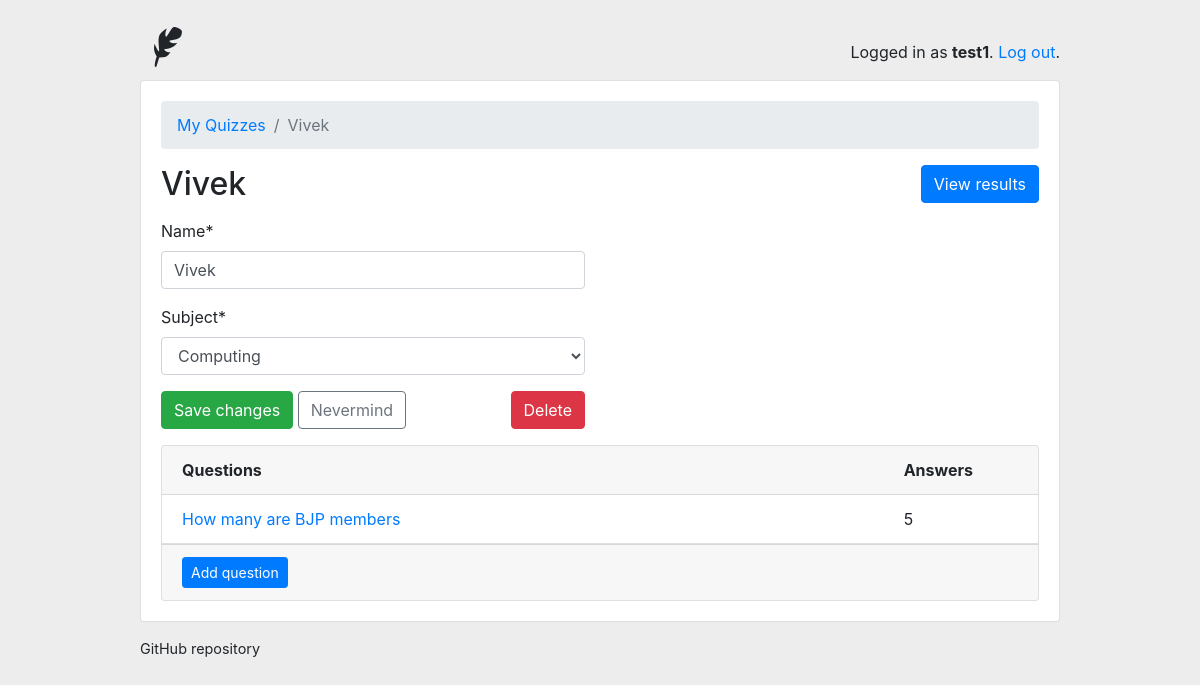
Page /teachers/quiz/1/ (signed in) on the committed database.
### classroom/models.py (models this page shows, shortened)
class User(AbstractUser):
    is_student = models.BooleanField(default=False)
    is_teacher = models.BooleanField(default=False)

class Quiz(models.Model):
    owner = models.ForeignKey(User, on_delete=models.CASCADE, related_name='quizzes')
    name = models.CharField(max_length=255)
    subject = models.ForeignKey(Subject, on_delete=models.CASCADE, related_name='quizzes')

class Subject(models.Model):
    name = models.CharField(max_length=30)
    color = models.CharField(max_length=7, default='#007bff')
    def __str__(self):
        return self.name

class Question(models.Model):
    quiz = models.ForeignKey(Quiz, on_delete=models.CASCADE, related_name='questions')
    text = models.CharField('Question', max_length=255)

### classroom/views/teachers.py (the view, shortened to what this page needs)
# urls.py: path('quiz/<int:pk>/', teachers.QuizUpdateView.as_view(), name='quiz_change'),
@method_decorator([login_required, teacher_required], name='dispatch')
class QuizUpdateView(UpdateView):
    model = Quiz
    fields = ('name', 'subject', )
    context_object_name = 'quiz'
    template_name = 'classroom/teachers/quiz_change_form.html'
    def get_context_data(self, **kwargs):
        kwargs['questions'] = self.get_object().questions.annotate(answers_count=Count('answers'))
        return super().get_context_data(**kwargs)
    def get_queryset(self):
        return self.request.user.quizzes.all()

### classroom/templates/classroom/teachers/quiz_change_form.html (shortened to what this page needs)
{% extends 'base.html' %}
{% load crispy_forms_tags %}
{% block content %}
  <nav aria-label="breadcrumb">
    <ol class="breadcrumb">
      <li class="breadcrumb-item"><a href="{% url 'teachers:quiz_change_list' %}">My Quizzes</a></li>
      <li class="breadcrumb-item active" aria-current="page">{{ quiz.name }}</li>
    </ol>
  </nav>
  <h2 class="mb-3">
    {{ quiz.name }}
    <a href="{% url 'teachers:quiz_results' quiz.pk %}" class="btn btn-primary float-right">View results</a>
  </h2>
  <div class="row mb-3">
    <div class="col-md-6 col-sm-8 col-12">
      <form method="post" novalidate>
        {{ form|crispy }}
        <button type="submit" class="btn btn-success">Save changes</button>
        <a href="{% url 'teachers:quiz_change_list' %}" class="btn btn-outline-secondary" role="button">Nevermind</a>
        <a href="{% url 'teachers:quiz_delete' quiz.pk %}" class="btn btn-danger float-right">Delete</a>
      </form>
    </div>
  </div>
  <div class="card">
    <div class="card-header">
      <div class="row">
        <div class="col-10">
          <strong>Questions</strong>
        </div>
        <div class="col-2">
          <strong>Answers</strong>
        </div>
      </div>
    </div>
    <div class="list-group list-group-flush list-group-formset">
      {% for question in questions %}
        <div class="list-group-item">
          <div class="row">
            <div class="col-10">
              <a href="{% url 'teachers:question_change' quiz.pk question.pk %}">{{ question.text }}</a>
            </div>
            <div class="col-2">
              {{ question.answers_count }}
            </div>
          </div>
        </div>
      {% empty %}
        <div class="list-group-item text-center">
          <p class="text-muted font-italic mb-0">You haven't created any questions yet. Go ahead and <a href="{% url 'teachers:question_add' quiz.pk %}">add the first question</a>.</p>
        </div>
      {% endfor %}
    </div>
    <div class="card-footer">
      <a href="{% url 'teachers:question_add' quiz.pk %}" class="btn btn-primary btn-sm">Add question</a>
    </div>
  </div>
{% endblock %}

### templates/base.html (shortened to what this page needs)
{% load static %}<!doctype html>
<html lang="en">
  <head>
    <link rel="stylesheet" href="https://maxcdn.bootstrapcdn.com/bootstrap/4.0.0/css/bootstrap.min.css">
    <link rel="stylesheet" type="text/css" href="{% static 'vendor/fontello-2f186091/css/fontello.css' %}">
    <link rel="stylesheet" type="text/css" href="{% static 'css/app.css' %}">
    {% if user.is_authenticated and user.is_teacher %}
      <link rel="stylesheet" type="text/css" href="{% static 'css/teachers.css' %}">
    {% else %}
      <link rel="stylesheet" type="text/css" href="{% static 'css/students.css' %}">
    {% endif %}
  </head>
    <div class="container my-4">
      <div class="row justify-content-center">
        <div class="col-md-10 col-sm-12">
          <div class="row">
            <div class="col-6">
              <h1 class="logo">
                <a href="{% url 'home' %}">
                  {% if user.is_authenticated %}
                    {% if user.is_teacher %}
                      <span class="icon-feather" data-toggle="tooltip" data-placement="right" title="Teacher profile"></span>
                    {% else %}
                      <span class="icon-graduation-cap" data-toggle="tooltip" data-placement="right" title="Student profile"></span>
                    {% endif %}
                  {% endif %}
                </a>
              </h1>
            </div>
            <div class="col-6 text-right">
              {% if user.is_authenticated %}
                <p class="pt-3">Logged in as <strong>{{ user.username }}</strong>. <a href="{% url 'logout' %}">Log out</a>.</p>
              {% endif %}
            </div>
          </div>
          <div class="card mb-3">
            <div class="card-body">
              {% block content %}
              {% endblock %}
            </div>
          </div>
          <footer>
            <a href="https://github.com/vivekmohbe/digitalstories">GitHub repository</a>
          </footer>
        </div>
      </div>
    </div>
  </body>
</html>

### static/css/app.css (style rules this page uses)
.logo { font-family: 'Clicker Script', cursive; }
.logo a { color: #212529; text-decoration: none; }
footer { font-size: .9rem; }
footer a { color: #212529; }

### rows in the picture
User: username "test1"
Quiz: name "Vivek", subject "Computing"
Question: text "How many are BJP members", answers_count "5"
